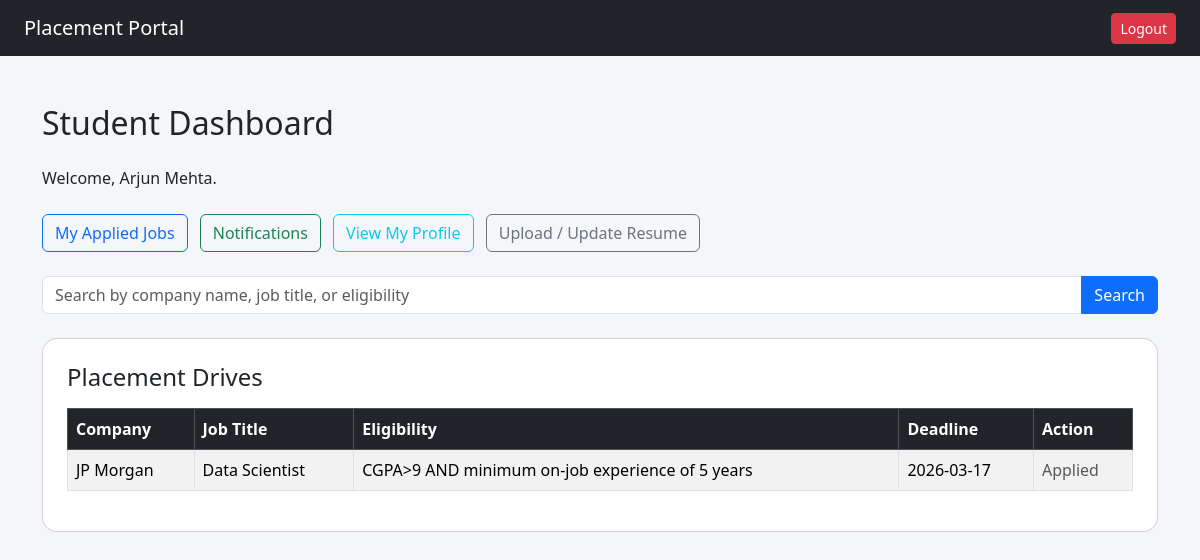
The app's page /student/dashboard (signed in), older data.
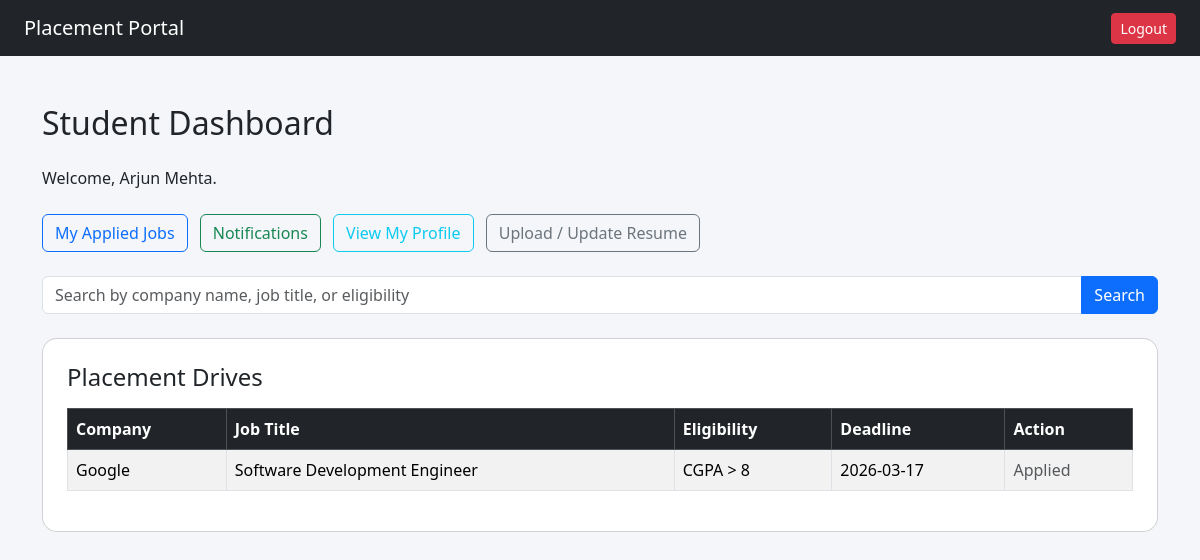
The same page, newer data.
### tables this page shows
CREATE TABLE placement_drive(
            id INTEGER PRIMARY KEY AUTOINCREMENT,
            company_id INTEGER,
            job_title TEXT NOT NULL,
            job_description TEXT,
            eligibility TEXT,
            deadline TEXT,
            status TEXT DEFAULT 'Pending',
            created_at TEXT,
            FOREIGN KEY(company_id) REFERENCES company(id)              
        );

CREATE TABLE company (
          id INTEGER PRIMARY KEY AUTOINCREMENT,
          name TEXT NOT NULL,
          email TEXT UNIQUE NOT NULL,
          password TEXT NOT NULL,
          hr_contact TEXT,
          website TEXT,
          approval_status TEXT DEFAULT 'Pending',
          is_active INTEGER DEFAULT 1,
          created_at TEXT          
        );

### app.py (the view)
@app.route('/student/dashboard')
def student_dashboard():
    if session.get('role') != 'student':
        return redirect('/student/login')
    search = request.args.get('search', '').strip()
    conn = get_connection()
    cursor = conn.cursor()
    cursor.execute("""
        SELECT pd.id, pd.job_title, pd.job_description, pd.eligibility, pd.deadline, pd.status, c.name as company_name
        FROM placement_drive pd
        JOIN company c ON pd.company_id = c.id
        WHERE pd.status IN ('Approved', 'Active')
    """)
    drives = cursor.fetchall()
    cursor.execute("SELECT drive_id FROM application WHERE student_id = ?", (session['user_id'],))
    applied_ids = {row['drive_id'] for row in cursor.fetchall()}
    conn.close()
    if search:
        drives = [d for d in drives if (search.lower() in (d['company_name'] or '').lower() or search.lower() in (d['job_title'] or '').lower() or search.lower() in (d['eligibility'] or '').lower())]
    return render_template("student/dashboard.html", drives=drives, search=search, applied_ids=applied_ids)

### database.py (called while the page is built)
def get_connection():
    conn = sqlite3.connect(DB_NAME)
    conn.row_factory = sqlite3.Row
    return conn

### templates/student/dashboard.html (shortened to what this page needs)
{% extends "base.html" %}
{% block content %}
<h2 class="mb-4">Student Dashboard</h2>
<p class="mb-4">Welcome, {{ session.get('username') }}.</p>
<div class="mb-4">
    <a href="/student/applied-jobs" class="btn btn-outline-primary me-2">My Applied Jobs</a>
    <a href="/student/notifications" class="btn btn-outline-success me-2">Notifications</a>
    <a href="/student/profile" class="btn btn-outline-info me-2">View My Profile</a>
    <a href="/student/upload-resume" class="btn btn-outline-secondary">Upload / Update Resume</a>
</div>
<form method="get" class="mb-4">
    <div class="input-group">
        <input type="text" name="search" class="form-control" placeholder="Search by company name, job title, or eligibility" value="{{ search or '' }}">
        <button class="btn btn-primary" type="submit">Search</button>
    </div>
</form>
<div class="card p-4">
    <h4 class="mb-3">Placement Drives</h4>
    <table class="table table-bordered table-striped">
        <thead class="table-dark">
            <tr>
                <th>Company</th>
                <th>Job Title</th>
                <th>Eligibility</th>
                <th>Deadline</th>
                <th>Action</th>
            </tr>
        </thead>
        <tbody>
            {% for d in drives %}
            <tr>
                <td>{{ d.company_name }}</td>
                <td>{{ d.job_title }}</td>
                <td>{{ d.eligibility or '—' }}</td>
                <td>{{ d.deadline or '—' }}</td>
                <td>
                    {% if d.id in applied_ids %}
                    <span class="text-muted">Applied</span>
                    {% else %}
                    <form action="/student/apply/{{ d.id }}" method="post" style="display:inline;">
                        <button type="submit" class="btn btn-sm btn-success">Apply</button>
                    </form>
                    {% endif %}
                </td>
            </tr>
            {% else %}
            <tr><td colspan="5" class="text-center">No approved drives found.</td></tr>
            {% endfor %}
        </tbody>
    </table>
</div>
{% endblock %}

### templates/base.html (shortened to what this page needs)
<!DOCTYPE html>
<html>
<head>
    <link href="https://cdn.jsdelivr.net/npm/bootstrap@5.3.2/dist/css/bootstrap.min.css" rel="stylesheet">
    <link rel="stylesheet" href="{{ url_for('static', filename='style.css') }}">
</head>
<body>
<nav class="navbar navbar-dark bg-dark px-4">
    <a class="navbar-brand" href="/">Placement Portal</a>
    {% if session.get('user_id') %}
        <a href="/logout" class="btn btn-danger btn-sm">Logout</a>
    {% endif %}
</nav>
<div class="container mt-5">
    {% block content %}{% endblock %}
</div>
</body>
</html>

### static/style.css (style rules this page uses)
body { background-color: #f4f6f9; }
.card { border-radius: 15px; }

Row changes from the older to the newer data that the page shows:
removed placement_drive: company_name "JP Morgan", job_title "Data Scientist", eligibility "CGPA>9 AND minimum on-job experience of 5 years", deadline "2026-03-17", shows "Applied"
added placement_drive: company_name "Google", job_title "Software Development Engineer", eligibility "CGPA > 8", deadline "2026-03-17", shows "Applied"
